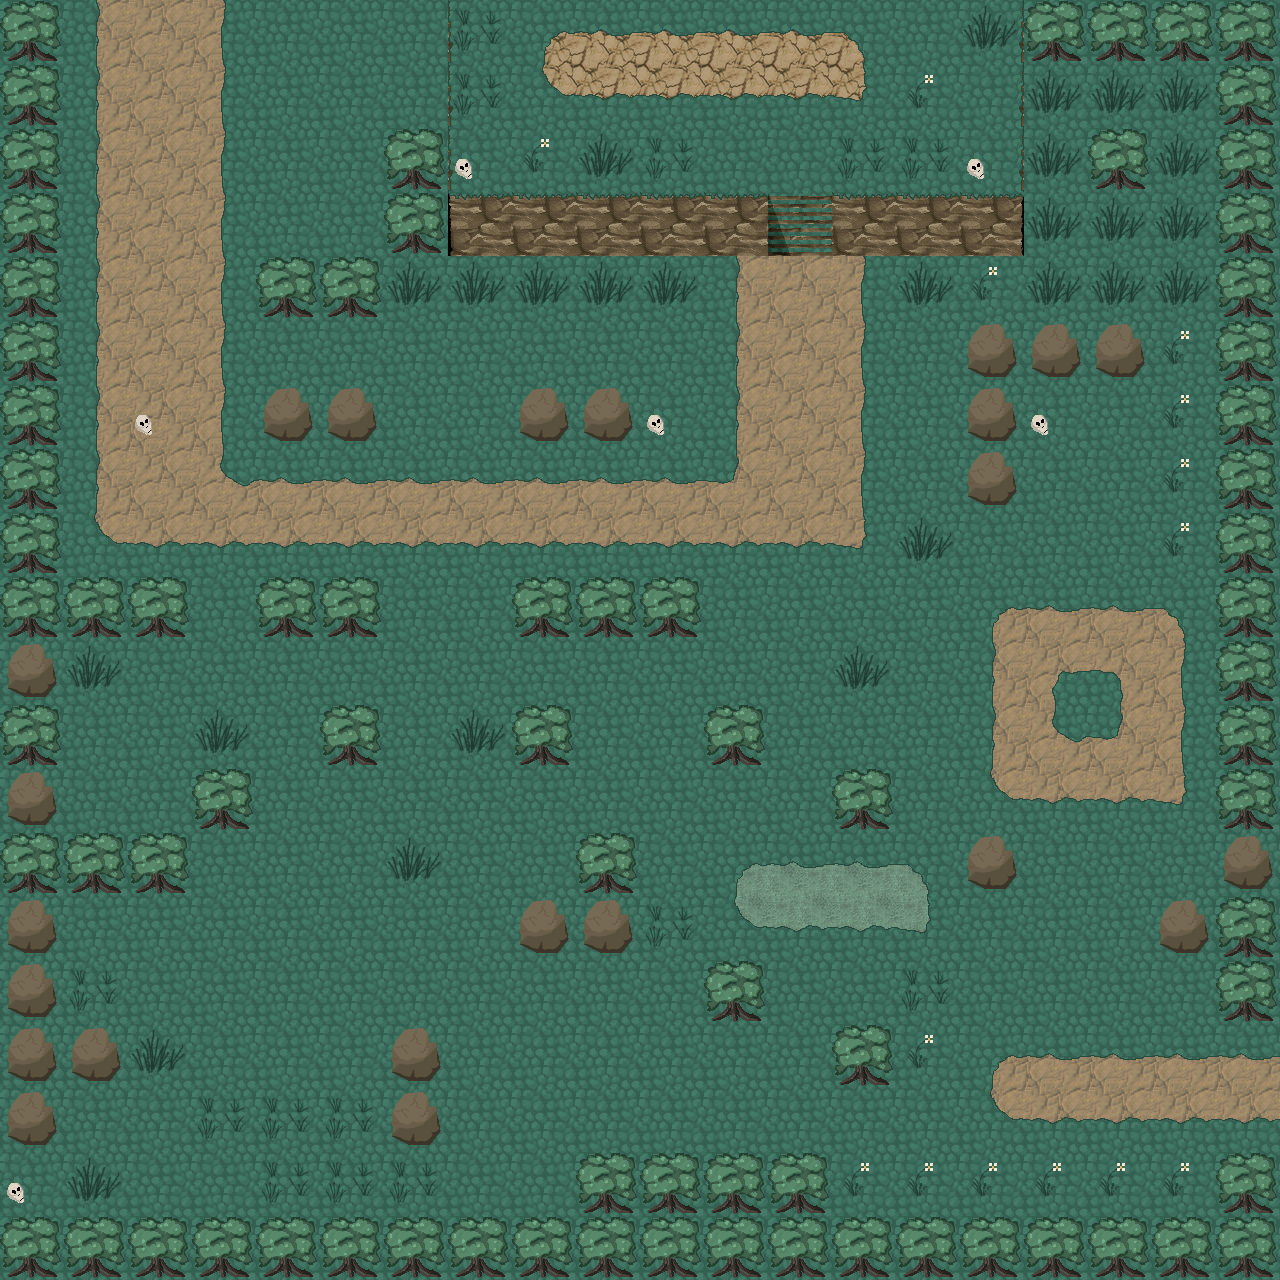

A level layout from a 2D game, rendered from its tile map. Below: a short description, then the map file with its tile-grid data intact:
An orthogonal 20x20 tile map with 64x64 px tiles, 2 tile layers (layer1, layer2) and 32 objects.

<map version="1.2" tiledversion="1.3.3" orientation="orthogonal" renderorder="left-up" width="20" height="20" tilewidth="64" tileheight="64" infinite="0" nextlayerid="4" nextobjectid="44">
 <properties>
  <property name="name" value="level1" />
 </properties>
 <tileset firstgid="1" source="tileset.tsx" />
 <layer id="1" name="layer1" width="20" height="20">
  <data encoding="csv">
1,22,22,22,1,1,1,16,45,45,45,45,45,45,1,18,1,1,1,1,
1,22,22,22,1,1,1,16,45,45,45,45,45,45,1,18,1,1,1,1,
1,22,22,22,1,1,1,16,1,1,1,1,1,1,1,18,1,1,1,1,
1,22,22,22,1,1,1,26,27,27,27,27,17,27,27,28,1,1,1,1,
1,22,22,22,1,1,1,1,1,1,1,22,22,22,1,1,1,1,1,1,
1,22,22,22,1,1,1,1,1,1,1,22,22,22,1,1,1,1,1,1,
1,22,22,22,1,1,1,1,1,1,1,22,22,22,1,1,1,1,1,1,
1,22,22,22,22,22,22,22,22,22,22,22,22,22,1,1,1,1,1,1,
1,22,22,22,22,22,22,22,22,22,22,22,22,22,1,1,1,1,1,1,
1,1,1,1,1,1,1,1,1,1,1,1,1,1,1,22,22,22,22,1,
1,1,1,1,1,1,1,1,1,1,1,1,1,1,1,22,22,22,22,1,
1,1,1,1,1,1,1,1,1,1,1,1,1,1,1,22,22,22,22,1,
1,1,1,1,1,1,1,1,1,1,1,1,1,1,1,22,22,22,22,1,
1,1,1,1,1,1,1,1,1,1,1,34,34,34,34,1,1,1,1,1,
1,1,1,1,1,1,1,1,1,1,1,34,34,34,34,1,1,1,1,1,
1,1,1,1,1,1,1,1,1,1,1,1,1,1,1,1,1,1,1,1,
1,1,1,1,1,1,1,1,1,1,1,1,1,1,1,22,22,22,22,22,
1,1,1,1,1,1,1,1,1,1,1,1,1,1,1,22,22,22,22,22,
1,1,1,1,1,1,1,1,1,1,1,1,1,1,1,1,1,1,1,1,
1,1,1,1,1,1,1,1,1,1,1,1,1,1,1,1,1,1,1,1
</data>
 </layer>
 <layer id="2" name="layer2" width="20" height="20">
  <data encoding="csv">
7,21,0,23,1,0,1,3,11,12,12,12,12,13,0,2,7,7,7,7,
7,21,0,23,0,0,1,3,31,32,32,32,32,33,4,0,2,2,2,7,
7,21,0,23,1,0,7,5,4,2,3,0,0,3,3,5,2,7,2,7,
7,21,0,23,0,0,7,0,0,0,0,0,0,0,0,0,2,2,2,7,
7,21,0,23,7,7,2,2,2,2,2,21,0,23,2,4,2,2,2,7,
7,21,0,23,0,0,0,0,0,0,0,21,0,23,0,6,6,6,4,7,
7,21,5,23,6,6,1,1,6,6,5,21,0,23,0,6,5,1,4,7,
7,21,0,24,12,12,12,12,12,12,12,25,0,23,0,6,1,1,4,7,
7,31,32,32,32,32,32,32,32,32,32,32,32,33,2,0,0,0,4,7,
7,7,7,0,7,7,1,1,7,7,7,0,0,0,0,11,12,12,13,7,
6,2,0,0,0,0,0,0,0,0,0,0,0,2,0,21,14,15,23,7,
7,0,0,2,0,7,0,2,7,0,0,7,0,0,0,21,24,25,23,7,
6,0,0,7,0,0,0,0,0,0,0,0,0,7,0,31,32,32,33,7,
7,7,7,0,0,0,2,0,0,7,0,11,12,12,13,6,0,0,0,6,
6,1,1,0,1,1,1,0,6,6,3,31,32,32,33,0,0,0,6,7,
6,3,0,0,1,0,0,0,1,1,0,7,0,0,3,0,1,0,0,7,
6,6,2,0,1,0,6,0,0,0,0,0,0,7,4,11,12,12,12,12,
6,1,1,3,3,3,6,0,1,1,0,0,0,0,0,31,32,32,32,32,
5,2,1,1,3,3,3,0,0,7,7,7,7,4,4,4,4,4,4,7,
7,7,7,7,7,7,7,7,7,7,7,7,7,7,7,7,7,7,7,7
</data>
 </layer>
 <objectgroup id="3" name="hitboxes">
  <object id="1" x="1" y="1" width="61" height="1279" />
  <object id="4" x="1" y="1218" width="1276" height="59" />
  <object id="7" x="71" y="1027" width="52" height="55" />
  <object id="11" x="515" y="899" width="122" height="59.3333" />
  <object id="12" x="577" y="831" width="61" height="63" />
  <object id="13" x="705" y="961" width="63" height="62" />
  <object id="14" x="834" y="1026" width="62" height="60" />
  <object id="16" x="579" y="1154" width="247" height="59" />
  <object id="17" x="387" y="1027" width="55" height="120" />
  <object id="18" x="66" y="834" width="123" height="62.6667" />
  <object id="19" x="193" y="771" width="59" height="60" />
  <object id="20" x="321" y="703" width="62" height="63" />
  <object id="21" x="514" y="706" width="57" height="62" />
  <object id="22" x="707" y="705" width="56" height="58" />
  <object id="23" x="835" y="769" width="58" height="61" />
  <object id="24" x="960" y="835" width="59" height="58" />
  <object id="26" x="1152" y="899" width="56" height="55" />
  <object id="27" x="1218" y="1151" width="58" height="63" />
  <object id="28" x="1219" y="4" width="57" height="1019" />
  <object id="29" x="964" y="324" width="183" height="57.6667" />
  <object id="30" x="1024" y="-1" width="193" height="64" />
  <object id="31" x="1089" y="127" width="59" height="60" />
  <object id="32" x="1016" y="63" width="11" height="130" />
  <object id="33" x="385" y="192" width="321" height="64" />
  <object id="34" x="891.667" y="190" width="127.333" height="62" />
  <object id="35" x="384" y="133" width="64" height="56" />
  <object id="36" x="259" y="257" width="120" height="61" />
  <object id="39" x="262" y="387" width="371" height="56" />
  <object id="40" x="63" y="577" width="125" height="61" />
  <object id="41" x="257" y="578" width="127.333" height="65" />
  <object id="42" x="963.055" y="514.063" width="128.317" height="57.6667" rotation="-89.8265" />
  <object id="43" x="509.667" y="575.5" width="190" height="65" />
 </objectgroup>
</map>
